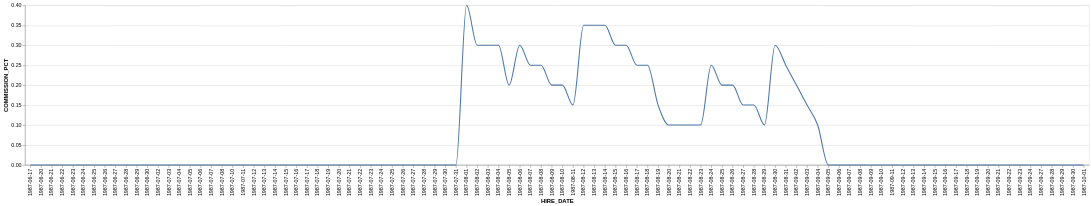

The Vega-Lite source for this figure:
### Vega-Lite specification from a JSON file in a GitHub repository (floating-point values rounded to 4 significant figures)
{"data": {"values": [{"x_data": "1987-06-17", "y_data": 0}, {"x_data": "1987-06-20", "y_data": 0}, {"x_data": "1987-06-21", "y_data": 0}, {"x_data": "1987-06-22", "y_data": 0}, {"x_data": "1987-06-23", "y_data": 0}, {"x_data": "1987-06-24", "y_data": 0}, {"x_data": "1987-06-25", "y_data": 0}, {"x_data": "1987-06-26", "y_data": 0}, {"x_data": "1987-06-27", "y_data": 0}, {"x_data": "1987-06-28", "y_data": 0}, {"x_data": "1987-06-29", "y_data": 0}, {"x_data": "1987-06-30", "y_data": 0}, {"x_data": "1987-07-02", "y_data": 0}, {"x_data": "1987-07-03", "y_data": 0}, {"x_data": "1987-07-04", "y_data": 0}, {"x_data": "1987-07-05", "y_data": 0}, {"x_data": "1987-07-06", "y_data": 0}, {"x_data": "1987-07-07", "y_data": 0}, {"x_data": "1987-07-08", "y_data": 0}, {"x_data": "1987-07-10", "y_data": 0}, {"x_data": "1987-07-11", "y_data": 0}, {"x_data": "1987-07-12", "y_data": 0}, {"x_data": "1987-07-13", "y_data": 0}, {"x_data": "1987-07-14", "y_data": 0}, {"x_data": "1987-07-15", "y_data": 0}, {"x_data": "1987-07-16", "y_data": 0}, {"x_data": "1987-07-17", "y_data": 0}, {"x_data": "1987-07-18", "y_data": 0}, {"x_data": "1987-07-19", "y_data": 0}, {"x_data": "1987-07-20", "y_data": 0}, {"x_data": "1987-07-21", "y_data": 0}, {"x_data": "1987-07-22", "y_data": 0}, {"x_data": "1987-07-23", "y_data": 0}, {"x_data": "1987-07-24", "y_data": 0}, {"x_data": "1987-07-25", "y_data": 0}, {"x_data": "1987-07-26", "y_data": 0}, {"x_data": "1987-07-27", "y_data": 0}, {"x_data": "1987-07-28", "y_data": 0}, {"x_data": "1987-07-29", "y_data": 0}, {"x_data": "1987-07-30", "y_data": 0}, {"x_data": "1987-07-31", "y_data": 0}, {"x_data": "1987-08-01", "y_data": 0.4}, {"x_data": "1987-08-02", "y_data": 0.3}, {"x_data": "1987-08-03", "y_data": 0.3}, {"x_data": "1987-08-04", "y_data": 0.3}, {"x_data": "1987-08-05", "y_data": 0.2}, {"x_data": "1987-08-06", "y_data": 0.3}, {"x_data": "1987-08-07", "y_data": 0.25}, {"x_data": "1987-08-08", "y_data": 0.25}, {"x_data": "1987-08-09", "y_data": 0.2}, {"x_data": "1987-08-10", "y_data": 0.2}, {"x_data": "1987-08-11", "y_data": 0.15}, {"x_data": "1987-08-12", "y_data": 0.35}, {"x_data": "1987-08-13", "y_data": 0.35}, {"x_data": "1987-08-14", "y_data": 0.35}, {"x_data": "1987-08-15", "y_data": 0.3}, {"x_data": "1987-08-16", "y_data": 0.3}, {"x_data": "1987-08-17", "y_data": 0.25}, {"x_data": "1987-08-18", "y_data": 0.25}, {"x_data": "1987-08-19", "y_data": 0.15}, {"x_data": "1987-08-20", "y_data": 0.1}, {"x_data": "1987-08-21", "y_data": 0.1}, {"x_data": "1987-08-22", "y_data": 0.1}, {"x_data": "1987-08-23", "y_data": 0.1}, {"x_data": "1987-08-24", "y_data": 0.25}, {"x_data": "1987-08-25", "y_data": 0.2}, {"x_data": "1987-08-26", "y_data": 0.2}, {"x_data": "1987-08-27", "y_data": 0.15}, {"x_data": "1987-08-28", "y_data": 0.15}, {"x_data": "1987-08-29", "y_data": 0.1}, {"x_data": "1987-08-30", "y_data": 0.3}, {"x_data": "1987-08-31", "y_data": 0.25}, {"x_data": "1987-09-02", "y_data": 0.2}, {"x_data": "1987-09-03", "y_data": 0.15}, {"x_data": "1987-09-04", "y_data": 0.1}, {"x_data": "1987-09-05", "y_data": 0}, {"x_data": "1987-09-06", "y_data": 0}, {"x_data": "1987-09-07", "y_data": 0}, {"x_data": "1987-09-08", "y_data": 0}, {"x_data": "1987-09-09", "y_data": 0}, {"x_data": "1987-09-10", "y_data": 0}, {"x_data": "1987-09-11", "y_data": 0}, {"x_data": "1987-09-12", "y_data": 0}, {"x_data": "1987-09-13", "y_data": 0}, {"x_data": "1987-09-14", "y_data": 0}, {"x_data": "1987-09-15", "y_data": 0}, {"x_data": "1987-09-16", "y_data": 0}, {"x_data": "1987-09-17", "y_data": 0}, {"x_data": "1987-09-18", "y_data": 0}, {"x_data": "1987-09-19", "y_data": 0}, {"x_data": "1987-09-20", "y_data": 0}, {"x_data": "1987-09-21", "y_data": 0}, {"x_data": "1987-09-22", "y_data": 0}, {"x_data": "1987-09-23", "y_data": 0}, {"x_data": "1987-09-24", "y_data": 0}, {"x_data": "1987-09-27", "y_data": 0}, {"x_data": "1987-09-28", "y_data": 0}, {"x_data": "1987-09-29", "y_data": 0}, {"x_data": "1987-09-30", "y_data": 0}, {"x_data": "1987-10-01", "y_data": 0}]}, "mark": {"type": "line", "interpolate": "monotone"}, "encoding": {"x": {"field": "x_data", "type": "nominal", "title": "HIRE_DATE", "sort": "ascending"}, "y": {"field": "y_data", "type": "quantitative", "title": "COMMISSION_PCT"}}}
